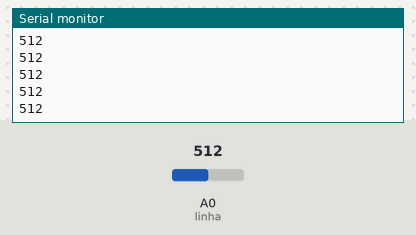
A sketch run on a simulated Arduino Uno, built with avr-gcc and run on an emulated ATmega328P. Parts: the last lines printed to the serial monitor. The inputs (shaded band) are chosen by the test bench; at power-on: A0 (linha) = 512.

Above: at 1.2 s.
1.3 s: A0 (linha) set to 716
At 1.32 s:
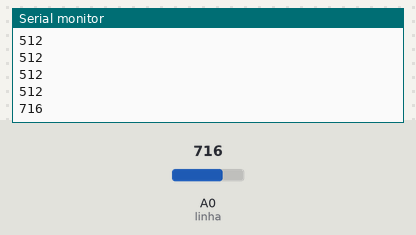
2.8 s: A0 (linha) set to 900
At 2.83 s:
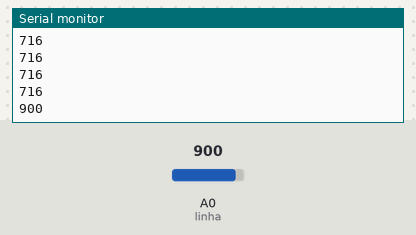
Timing chart, 0 to 5.8 s (numbered marks = the images above; inputs shaded):
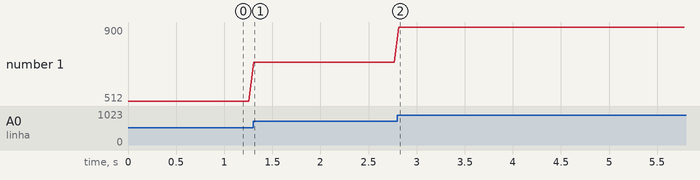

The sketch:

sketch_dec07b.ino
```cpp
int linha = A0;
int leitura = 0;

void setup() {
  pinMode(linha, INPUT);
  Serial.begin(9600);
}

void loop() {
  // put your main code here, to run repeatedly:
  leitura = analogRead(linha);


  Serial.println(leitura);
  delay(50);

}
```

Measured:
- after the input at 1.3 s, the serial monitor: prints a new line at once (image 1)
- after the input at 2.8 s, the serial monitor: prints a new line at once (image 2)
- plotted number 1: 512 → 716 after the input at 1.3 s, 716 → 900 after the input at 2.8 s
